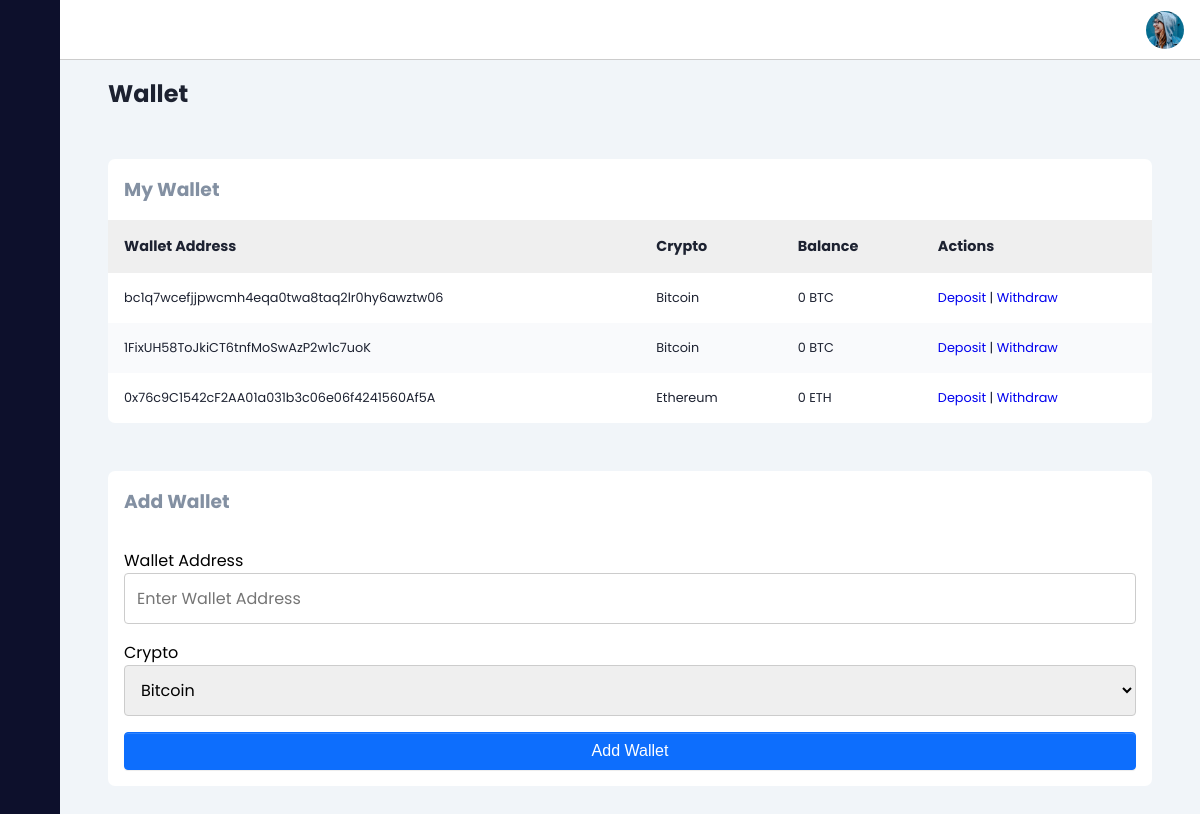
/wallet.php (signed in), run on the app's committed database.
### tables this page shows
CREATE TABLE `tb_wallets` (
  `id` int(11) NOT NULL,
  `wallet_owner` int(11) NOT NULL,
  `wallet_address` varchar(255) NOT NULL,
  `wallet_balance` double NOT NULL,
  `wallet_coin_id` int(11) NOT NULL
);

CREATE TABLE `tb_coins` (
  `id` int(11) NOT NULL,
  `name` varchar(255) NOT NULL,
  `stands` varchar(255) NOT NULL,
  `api_endpoint` varchar(255) NOT NULL,
  `image` varchar(255) NOT NULL
);

### wallet.php (the view, shortened to what this page needs)
<?php
include 'db.php';
$coin_list = [];
try {
    $sql = 'SELECT * FROM tb_coins;';
    $result = $conn->query($sql);
    while ($row = $result->fetch_assoc()) {
        $coin_list[] = $row;
    }
} catch (Exception $e) {
    echo '<script>alert("Failed to fetch coin list")</script>';
}
?>
<html lang="en">
<head>
    <link rel="stylesheet" href="https://cdn.jsdelivr.net/npm/sweetalert2@11.14.5/dist/sweetalert2.min.css">
    <link rel="stylesheet" href="https://cdn.jsdelivr.net/gh/lykmapipo/themify-icons@0.1.2/css/themify-icons.css">
    <link rel="stylesheet" href="dashboard.css">
</head>
<body>
    <div class="sidebar">
        <div class="sidebar-header">
        </div>
        <div class="sidebar-menu">
            <ul>
            </ul>
        </div>
    </div>
    <div class="main-content">
        <header>
            <div class="social-icons">
                <div></div>
            </div>
        </header>
        <main>
            <h2 class="dash-title">Wallet</h2>
            <section class="recent">
                <div class="activity-grid">
                    <div class="activity-card">
                        <h3>My Wallet</h3>
                        <div class="table-responsive">
                            <table>
                                <thead>
                                    <tr>
                                        <th>Wallet Address</th>
                                        <th>Crypto</th>
                                        <th>Balance</th>
                                        <th>Actions</th>
                                    </tr>
                                </thead>
                                <tbody>
                                    <?php
                                    if(empty($coin_list)) {
                                        echo '<tr><td colspan="4">No coin found</td></tr>';
                                    } else {
                                        $sql = 'SELECT * FROM tb_wallets WHERE wallet_owner = ?;';
                                        $stmt = $conn->prepare($sql);
                                        $stmt->bind_param('i', $_SESSION['user']['id']);
                                        $stmt->execute();
                                        $result = $stmt->get_result();
                                        if($result->num_rows === 0) {
                                            echo '<tr><td colspan="4">No wallet found</td></tr>';
                                        } else {
                                            while ($row = $result->fetch_assoc()) {
                                                echo '<tr>';
                                                echo '<td>' . $row['wallet_address'] . '</td>';
                                                echo '<td>' . $coin_list[array_search($row['wallet_coin_id'], array_column($coin_list, 'id'))]['name'] . '</td>';
                                                echo '<td>' . $row['wallet_balance'] . ' ' . $coin_list[array_search($row['wallet_coin_id'], array_column($coin_list, 'id'))]['stands'] . '</td>';
                                                echo '<td><a href="deposit.php?id=' . $row['id'] . '">Deposit</a> | <a href="withdraw.php?id=' . $row['id'] . '">Withdraw</a></td>';
                                                echo '</tr>';
                                            }
                                        }
                                    }
                                    ?>
                                </tbody>
                            </table>
                        </div>
                    </div>
                </div>
            </section>
            <section class="recent">
                <div class="activity-grid">
                    <div class="activity-card">
                        <h3>Add Wallet</h3>
                        <form class="form-container" id="addWalletForm">
                            <div class="form-group">
                                <label for="walletAddress">Wallet Address</label>
                                <input type="text" id="walletAddress" name="walletAddress" class="form-control" placeholder="Enter Wallet Address">
                            </div>
                            <div class="form-group">
                                <label for="crypto">Crypto</label>
                                <select id="crypto" name="crypto" class="form-control">
                                    <?php
                                    if(count($coin_list) > 0) {
                                        foreach($coin_list as $coin) {
                                            echo '<option value="' . $coin['id'] . '|'.$coin['name'].'">' . $coin['name'] . '</option>';
                                        }
                                    } else {
                                        echo '<option value="">No coin found</option>';
                                    }
                                    ?>
                                </select>
                            </div>
                            <div class="form-group">
                                <button name="submit" type="submit" class="btn btn-primary">Add Wallet</button>
                            </div>
                        </form>
                    </div>
                </div>
            </section>
        </main>
    </div>
</body>
</html>

### dashboard.css (style rules this page uses)
:root { --main-color: #0d102c; --color-dark: #1d2231; --text-grey: #8390a2; }
* { font-family: "Poppins", sans-serif; margin: 0; padding: 0; text-decoration: none; list-style-type: none; box-sizing: border-box; }
.sidebar { height: 100%; width: 240px; position: fixed; left: 0; top: 0; z-index: 100; background: var(--main-color); color: #fff; overflow-y: auto; transition: width 500ms; }
.sidebar-header { display: flex; justify-content: space-between; align-items: center; height: 60px; padding: 0rem 1rem; }
.sidebar-menu { padding: 1rem; }
.main-content { position: relative; margin-left: 240px; transition: margin-left 500ms; }
header { position: fixed; left: 240px; top: 0; z-index: 100; width: calc(100% - 240px); background: #fff; height: 60px; padding: 0rem 1rem; display: flex; align-items: center; justify-content: space-between; border-bottom: 1px solid #ccc; transition: left 500ms; }
.social-icons { display: flex; align-items: center; }
.social-icons span, .social-icons div { margin-left: 1.2rem; }
.social-icons div { height: 38px; width: 38px; background-size: cover; background-repeat: no-repeat; background-image: url(img/1.jpg); border-radius: 50%; }
main { margin-top: 60px; background: #f1f5f9; min-height: 90vh; padding: 1rem 3rem; }
.dash-title { color: var(--color-dark); margin-bottom: 1rem; }
.recent { margin-top: 3rem; margin-bottom: 3rem; }
.activity-grid { display: grid; grid-template-columns: 100%; grid-column-gap: 1.5rem; }
.activity-card, .summary-card, .bday-card { background: #fff; border-radius: 7px; }
.activity-card h3 { color: var(--text-grey); margin: 1rem; }
.activity-card table { width: 100%; border-collapse: collapse; }
.activity-card thead { background: #efefef; text-align: left; }
th, td { font-size: 0.9rem; padding: 1rem 1rem; color: var(--color-dark); }
td { font-size: 0.8rem; }
tbody tr:nth-child(even) { background: #f9fafc; }
.table-responsive { overflow-x: auto; }
.btn { padding: 0.375rem 0.75rem; font-family: Arial, sans-serif; font-size: 1rem; font-weight: 400; line-height: 1.5; color: #333; background-color: transparent; border: 1px solid transparent; border-radius: 0.25rem; transition: color 0.15s ease-in-out, background-color 0.15s ease-in-out, border-color 0.15s ease-in-out, box-shadow 0.15s ease-in-out; box-shadow: inset 0 1px 0 rgba(255, 255, 255, 0.15), 0 1px 1px rgba(0, 0, 0, 0.075); }
.btn-primary { color: #fff; background-color: #0d6efd; border-color: #0d6efd; }
.form-container { display: flex; flex-direction: column; gap: 1rem; max-width: 100%; padding: 1rem; }
.form-group { display: flex; flex-direction: column; }
.form-control { width: 100%; padding: 0.75rem; font-size: 1rem; border: 1px solid #ccc; border-radius: 0.25rem; }
@media only screen and (max-width: 1200px) { .sidebar { width: 60px; z-index: 150; } }
@media only screen and (max-width: 1200px) { .sidebar .sidebar-header, .sidebar li { display: flex; justify-content: center; } }
@media only screen and (max-width: 1200px) { .main-content { margin-left: 60px; } }
@media only screen and (max-width: 1200px) { .main-content header { left: 60px; width: calc(100% - 60px); } }

### data on the page
tb_wallets: wallet_address "bc1q7wcefjjpwcmh4eqa0twa8taq2lr0hy6awztw06", wallet_coin.name "Bitcoin", wallet_balance "0", wallet_coin.stands "BTC"
tb_wallets: wallet_address "1FixUH58ToJkiCT6tnfMoSwAzP2w1c7uoK", wallet_coin.name "Bitcoin", wallet_balance "0", wallet_coin.stands "BTC"
tb_wallets: wallet_address "0x76c9C1542cF2AA01a031b3c06e06f4241560Af5A", wallet_coin.name "Ethereum", wallet_balance "0", wallet_coin.stands "ETH"

### other printed values
form field crypto "Bitcoin"
